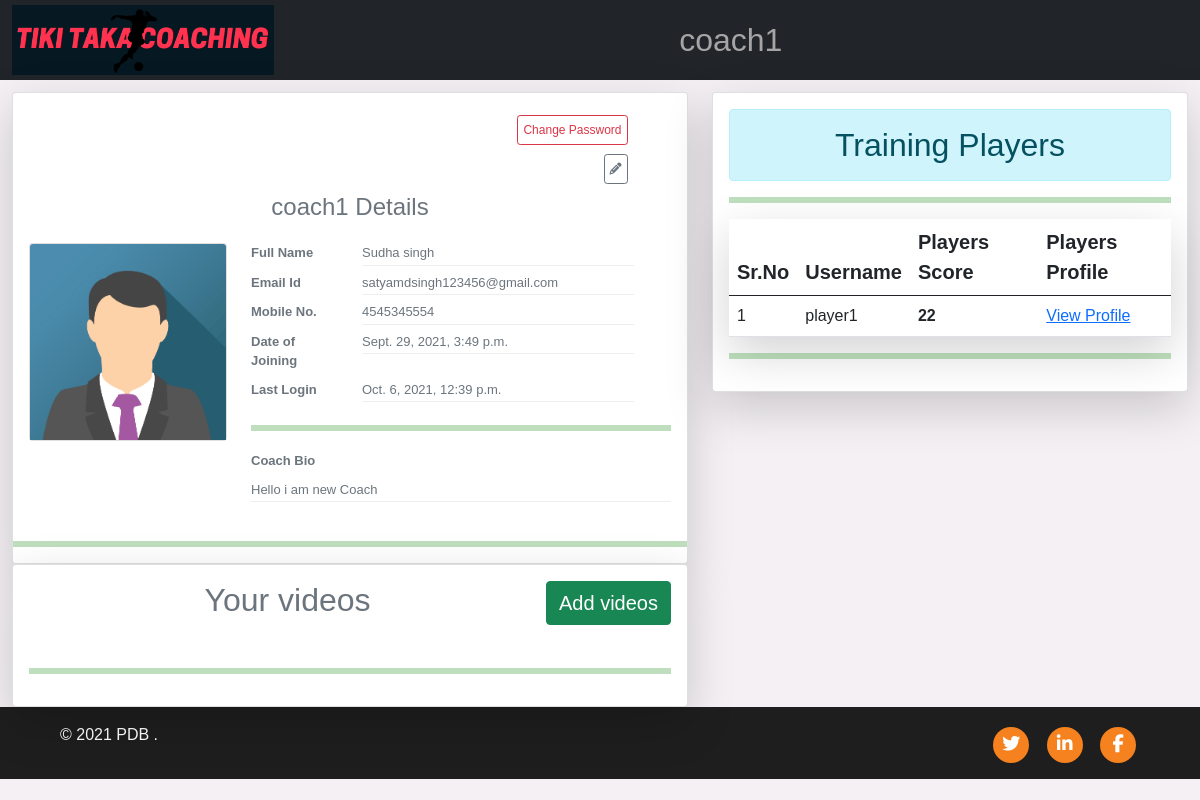
Screenshot of /coach/profile/ (signed in) with the database file from the repository.
### Players/models.py (models this page shows, shortened)
class User(AbstractUser):
    UserType = models.CharField(max_length=50)
    USERNAME_FIELD = 'username'
    REQUIRED_FIELDS = []
    def __str__(self):
        return f"{self.username}"

class PlayerData(models.Model):
    PlayerId = models.OneToOneField(User,on_delete=models.CASCADE,primary_key=True)
    PlayerCellNumber=models.CharField(max_length=15,blank=True)
    PlayerDob = models.DateField(null=True,blank=True)
    CoachName = models.ForeignKey('Coach.CoachData',on_delete=models.CASCADE,null=True)
    score = models.IntegerField(default=0)

### Coach/models.py (models this page shows, shortened)
class CoachData(models.Model):
    CoachId = models.OneToOneField(User,on_delete=models.CASCADE,primary_key=True)
    CoachDetails = models.CharField(max_length=200)
    CoachNumber = models.CharField(max_length=15,unique=True)

### Coach/views.py (the view)
# urls.py: path('profile/',CoachProfile,name='coachprofile'),
def CoachProfile(request):
    if request.user.is_authenticated and User.objects.get(username=request.user).UserType=="coach":
        PendingPlayer = PlayerData.objects.filter(CoachName = None)
        Trainingplayers = PlayerData.objects.filter(CoachName = request.user.id).order_by('-score');
        user = User.objects.get(username= request.user)
        coach = CoachData.objects.get(CoachId = user.id)
        submission = VedioSubmission.objects.filter(player__CoachName= coach,submit=False)
        if request.method == "POST":
            form = UploadVedio(request.POST,request.FILES)
            if form.is_valid():
                instance = form.save(commit=False)
                instance.author = coach
                instance.save()
                messages.success(request,"Vedio uploaded successfully")
                return HttpResponseRedirect(f'{request.META.get("HTTP_REFERER")}')
        else:
            form = UploadVedio()
        vedios=[]
        category = Category.objects.values()
        for cat in category:
            vedio = VedioContent.objects.filter(category=cat['id'],author=request.user.id)
            content = []
            for items in vedio:
                content.append(items)
            val = {f'{cat["CatName"]}':content}
            vedios.append(val)
        context = {
            'pendingplayer':PendingPlayer,
            'Trainingplayer':Trainingplayers,
            'user':user,
            'coach':coach,
            'form':form,
            'vedios':vedios,
            'submission':submission,
        }
        return render(request,'coach/profile.html',context)
    else :
        return HttpResponseRedirect('/')

### templates/coach/profile.html (shortened to what this page needs)
{% extends 'base.html' %}
{% load static %}
{% block content %}
<div class="container-fluid ">
    <div class="row ">
        <div class=" col-xs-12 col-sm-8  col-md-12  col-lg-8 col-xl-7 pad_top ">
            <div class="card card_box shadow-lg">
                <div class="card-body">
                    <div class="row pad_top">
                        <div class=" col-xs-12 col-sm-12  col-md-12 offset-lg-9 col-lg-2 col-xl-2 textright pad_0"><p class="marbot titlesize"><a  href="{% url 'changepassword' %}" type="button" class="btn btn-outline-danger btn-sm button1">Change Password</a></p></div>
                        <div class=" col-xs-12 col-sm-12  col-md-12 offset-lg-9 col-lg-2 col-xl-2 textright pad_0 ">
                            <p class="marbot titlesize"><a type="button" href="{% url 'editprofile' user.id %}"
                                    class="btn btn-outline-secondary btn-sm  button1"><i class="fa fa-pencil"
                                        aria-hidden="true"></i></a>
                        </div>
                    </div>
                    <h4 class="card-title titlecenter">{{user.username}} Details</h4>
                    <div class="row pad_top">
                        <div
                            class="col-xs-4 offset-sm-4 col-sm-4 col-md-4 offset-lg-0 col-lg-4  offset-lg-0 col-xl-4 pad_top">
                            <div class="card">
                                <div class="">
                                    <p class="card-text"> <img class="card-img-top"
                                            src="{% static 'images/student.png' %}" alt="Card image"></p>
                                </div>
                            </div>
                        </div>
                        <div class="col-12 col-sm-12 col-md-12 col-lg-8 col-xl-8 pad_top">
                            <div class="row">
                                <div class="col-6 col-sm-3 col-md-3 col-lg-3 col-xl-3">
                                    <p class="marbot titlesize">Full Name </p>
                                </div>
                                <div class="col-12 col-sm-8 col-md-8 col-lg-8 col-xl-8">
                                    <p class="marbot borderbot">{{user.first_name}} {{user.last_name}}</p>
                                </div>
                            </div>
                            <div class="row">
                                <div class="col-12 col-sm-3 col-md-3 col-lg-3 col-xl-3">
                                    <p class="marbot titlesize">Email Id </p>
                                </div>
                                <div class="col-12 col-sm-8 col-md-8 col-lg-8 col-xl-8">
                                    <p class="marbot borderbot">{{user.email}}</p>
                                </div>
                            </div>
                            <div class="row">
                                <div class="col-12 col-sm-3 col-md-3 col-lg-3 col-xl-3">
                                    <p class="marbot titlesize">Mobile No.</p>
                                </div>
                                <div class="col-12 col-sm-8 col-md-8 col-lg-8 col-xl-8">
                                    <p class="marbot borderbot"> {% if coach.CoachNumber %}
                                        {{coach.CoachNumber}} {% else %} Details not available {% endif %}</p>
                                </div>
                            </div>
                            <div class="row">
                                <div class="col-12 col-sm-3 col-md-3 col-lg-3 col-xl-3">
                                    <p class="marbot titlesize">Date of Joining</p>
                                </div>
                                <div class="col-12 col-sm-8 col-md-8 col-lg-8 col-xl-8">
                                    <p class="marbot borderbot"> {{user.date_joined}}</p>
                                </div>
                            </div>
                            <div class="row">
                                <div class="col-12 col-sm-3 col-md-3 col-lg-3 col-xl-3">
                                    <p class="marbot titlesize">Last Login</p>
                                </div>
                                <div class="col-12 col-sm-8 col-md-8 col-lg-8 col-xl-8">
                                    <p class="marbot borderbot"> {{user.last_login}}</p>
                                </div>
                            </div>
                            <hr>
                            <div class="col-12 col-sm-12 col-md-12 col-lg-12 col-xl-12 pad_top">
                                <p class="marbot titlesize">Coach Bio</p>
                            </div>
                            <div class="col-12 col-sm-12 col-md-12 col-lg-12 col-xl-12">
                                <p class="marbot borderbot"> {% if coach.CoachDetails %}{{coach.CoachDetails}} {% else %} Not Availble {% endif %}</p>
                            </div>
                        </div>
                    </div>
                </div>
                <hr>
            </div>
            <div class="card card_box shadow-lg">
                <div class="card-body">
                    <button id="add" class="d-flex float-end fs-5  btn btn-success">Add videos</button>
                    <h4 class="card-title titlecenter mb-2 fs-2" id="vedio1">Your videos </h4>
                    <hr class="mt-5">
                </div>
            </div>
        </div>
        <div class="col-xs-12 col-sm-8  col-md-12  col-lg-8 col-xl-5 pad_top">
            <div class="card card_box shadow-lg ">
                <div class="card-body">
                    <h4 class="card-title titlecenter fs-2 alert alert-info">Training Players</h4>
                    <hr>
                    <table class="table thead-dark shadow-lg">
                        <thead>
                            <tr class="fs-5">
                                <th>Sr.No</th>
                                <th>Username </th>
                                <th>Players Score</th>
                                <th>Players Profile</th>
                            </tr>
                        </thead>
                        <tbody>
                            {% for player in Trainingplayer %}
                            <tr>
                                <td>{{forloop.counter}}</td>
                                <td>{{player.PlayerId.username}}</td>
                                <td class="fw-bold mx-2">{{player.score}}</td>
                                <td><a href="{% url 'playerprofile' player.PlayerId.id %}"> View Profile </a></td>
                            </tr>
                            {% endfor %}
                        </tbody>
                    </table>
                    <hr>
                </div>
            </div>
        </div>
    </div>
</div>
{% endblock content %}

### templates/navbar.html (shortened to what this page needs)
{% load static %}
<nav class="navbar navbar-expand-md navbar-dark bg-dark">
  <div class="container-fluid">
    <a class="navbar-brand text-center fs-2 mx-auto waves-effect" href="/"><img src="{% static 'images/logo.png' %}" alt=""></a>
    <div class="collapse navbar-collapse"  id="navbarSupportedContent">
      <ul class="navbar-nav me-auto mb-2 mb-lg-0 mx-auto" >
        {% if request.user.is_authenticated %}
        <li class="nav-item dropdown ">
            <a class="nav-link dropdown-toggle fs-2" href="#" id="navbarDropdown" role="button" data-bs-toggle="dropdown" aria-expanded="false">
                {{request.user}}
            </a>
            </li>
        {% endif %}
    </ul>
    </div>
  </div>
</nav>

### static/css/mystyle.css (style rules this page uses)
* { margin:0px; padding:0px; }
body { font-family: 'Source Sans Pro', sans-serif; font-weight:normal; color:#6c757d; }
.navbar { padding: 0; }
.navbar-brand img { height: 70px; width: auto; display: block; -webkit-transition : all 0.3s ease-out; transition : all 0.3s ease-out; }
.nav-link { color:#a5a5a5 !important; font-weight: 500; transition: all 200ms linear; }
.nav-link { position: relative; padding: 5px 0 !important; display: inline-block; }
.nav-item:after { position: absolute; bottom: -5px; left: 0; width: 100%; height: 2px; content: ''; background-color: #ace60d !important; opacity: 0; transition: all 200ms linear; }
.nav-item { position: relative; transition: all 200ms linear; }
.dropdown-toggle::after { display: none; }
.pad_0 { padding:0px; }

### rows the page displays
User: user "coach1", username "coach1", first_name "Sudha", last_name "singh", email "satyamdsingh123456@gmail.com", date_joined "Sept. 29, 2021, 3:49 p.m.", last_login "Oct. 6, 2021, 12:39 p.m."
CoachData: CoachNumber "4545345554", CoachDetails "Hello i am new Coach"
PlayerData: PlayerId.username "player1", score "22"
